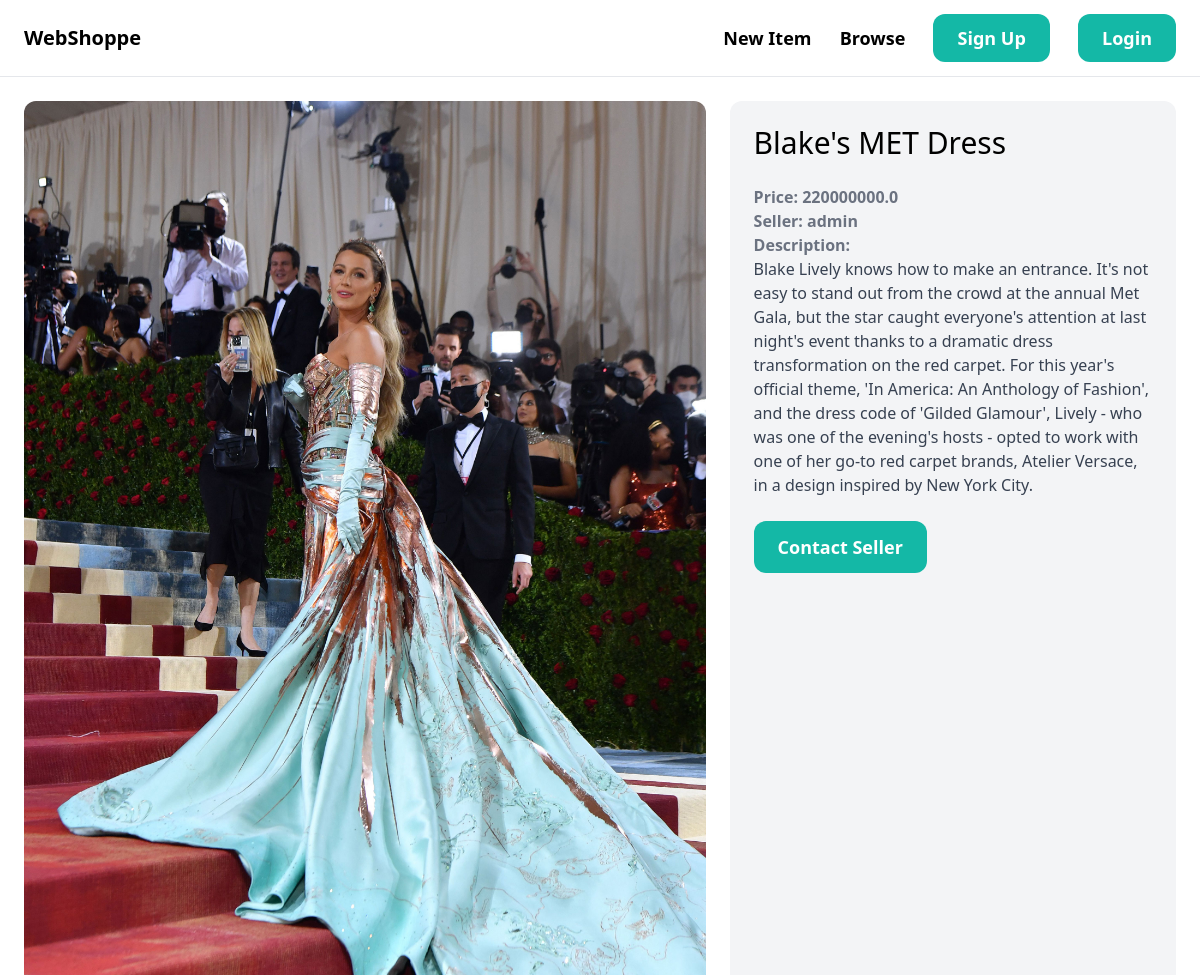
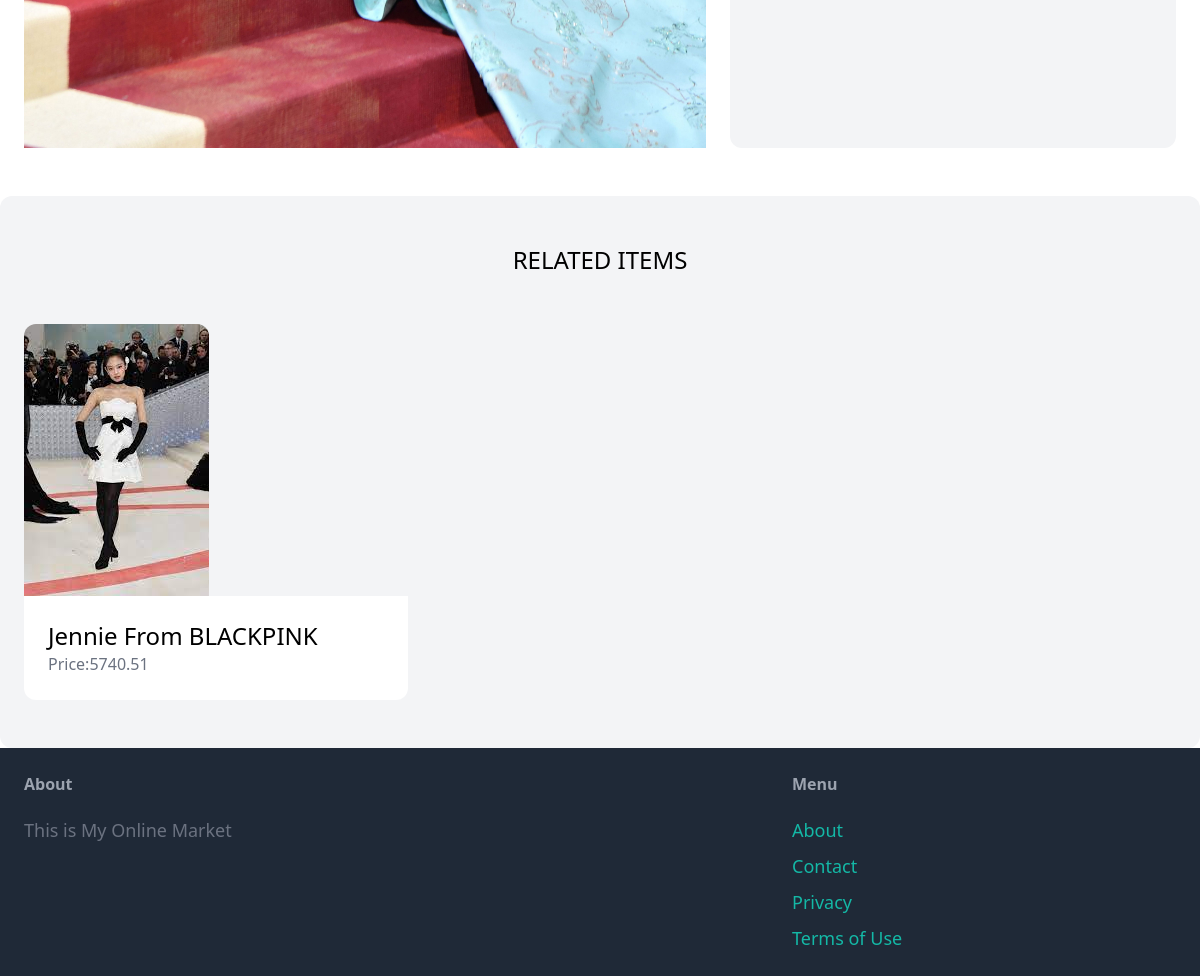
Page /items/1/ on the committed database (2 pictures, top to bottom).
### items/models.py (models this page shows, shortened)
class Item(models.Model):
        category=models.ForeignKey(Category,related_name='items',on_delete=models.CASCADE)
        name=models.CharField(max_length=255)
        description=models.TextField(blank=True,null=True)
        price=models.FloatField(null=True)
        image=models.ImageField(upload_to='item_images',blank=True,null=True)
        is_sold=models.BooleanField(default=False)
        created_by=models.ForeignKey(User,related_name='items',on_delete=models.CASCADE)
        created_at=models.DateTimeField(auto_now_add=True)

### items/views.py (the view)
# urls.py: path('<int:pk>/', views.detail, name='detail'),
def detail(request, pk):
    item=get_object_or_404(Item,pk=pk)
    related_items=Item.objects.filter(category=item.category,is_sold=False).exclude(pk=pk)[0:3]
    return render(request,'item/detail.html',{
        'item':item,
        'related_items':related_items
    })

### items/templates/item/detail.html (shortened to what this page needs)
{% extends 'core/base.html' %}
{% block content %}
<div class="grid grid-cols-5 gap-6">
    <div class="col-span-3">
        <img src="{{item.image.url}}" class="rounded-t-xl">
    </div>
    <div class="col-span-2 p-6 bg-gray-100 rounded-xl">
        <h1 class="mb-6 text-3xl">{{item.name}}</h1>
        <p class="text-gray-500"><strong>Price: {{item.price}}</strong></p>
        <p class="text-gray-500"><strong>Seller: {{item.created_by}}</strong></p>
        {% if item.description %}
        <p class="text-gray-700">
            <strong class="text-gray-500">Description:</strong><br>
            {{item.description}}
        </p>
        {% endif %}
        <a href="#" class=" inline-block mt-6 px-6 py-3 text-lg font-semibold bg-teal-500 text-white rounded-xl hover:bg-teal-700">Contact Seller</a>
    </div>
</div>
</div>
<div class="mt-6 px-6 py-12 bg-gray-100 rounded-xl">
        <h2 class="mb-12 text-2xl text-center">RELATED ITEMS</h2>
        <div class="grid grid-cols-3 gap">
            {% for item in related_items %}
            <div>
                <a href="{% url 'item:detail' item.id %}">
                    <div>
                        <img src="{{item.image.url}}" class="rounded-t-xl">
                    </div>
                    <div class="p-6 bg-white rounded-b-xl">
                        <h2 class="text-2xl">{{item.name}}</h2>
                        <p class="text-gray-500">Price:{{item.price}}</p>
                    </div>
                </a>
            </div>
            {% endfor %}
        </div>
    </div>
{% endblock %}

### rows in the picture
Item: image (picture), name "Blake's MET Dress", price "220000000.0", created_by "admin", description "Blake Lively knows how to make an entrance. It's not easy to stand out from the crowd at the annual Met Gala, but the star caught everyone's attention at last night's event thanks to a dramatic dress transformation on the red carpet. For this year's official theme, 'In America: An Anthology of Fashion', and the dress code of 'Gilded Glamour', Lively - who was one of the evening's hosts - opted to work with one of her go-to red carpet brands, Atelier Versace, in a design inspired by New York City."
Item: image (picture), name "Jennie From BLACKPINK", price "5740.51"
